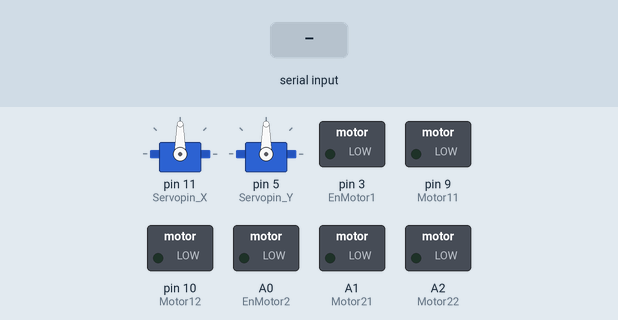
This sketch was run on a simulated Arduino Uno, built with avr-gcc and run on an emulated ATmega328P. Shown: 2 × servo, switched loads named in the sketch (green lamp = pin HIGH). Inputs (shaded band) come from the test bench.

Above: at 1.2 s.
1.3 s: "Y" received over Serial
At 1.9 s:
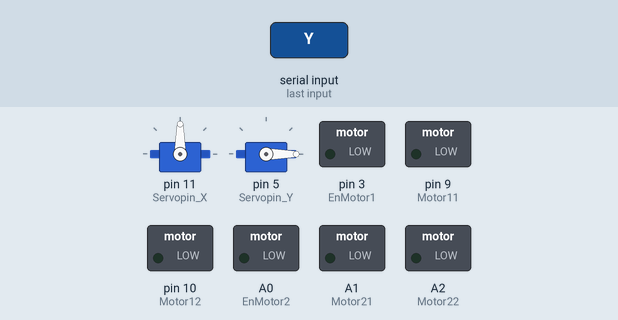
2.8 s: "-" received over Serial
At 3.4 s:
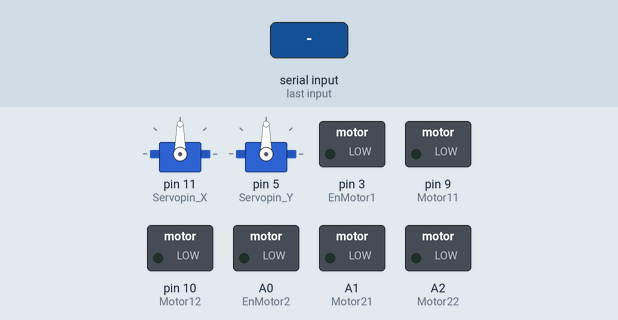
4.3 s: "W90\n" received over Serial
At 4.7 s:
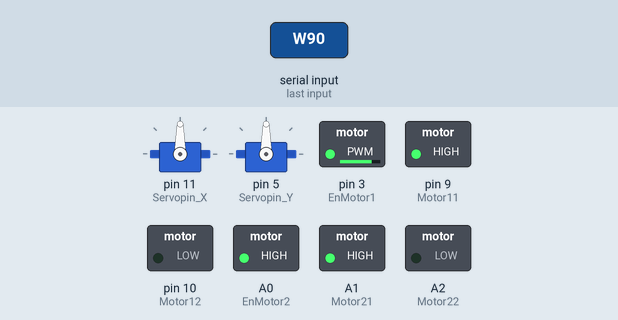
6.3 s: "S90\n" received over Serial
At 6.7 s:
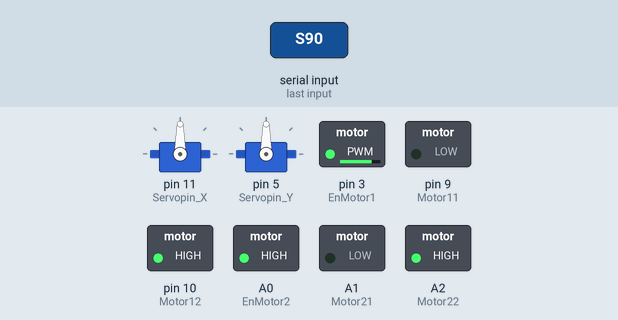
8.3 s: "A90\n" received over Serial
At 8.6 s:
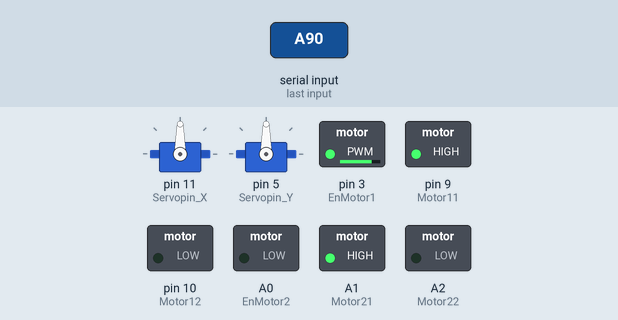
10.3 s: "D90\n" received over Serial
At 10.7 s:
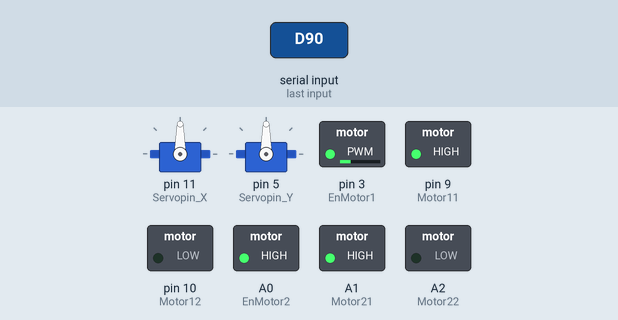
Timing chart, 0 to 13.3 s (numbered marks = the images above; inputs shaded):
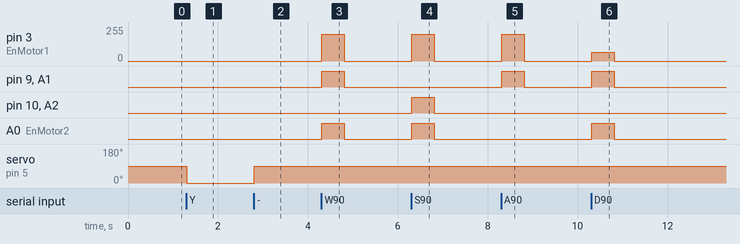

Measured:
- after the input at 1.3 s, servo on pin 5 (Servopin_Y): 90° → 0° at once
- after the input at 2.8 s, servo on pin 5 (Servopin_Y): 0° → 90° at once
- after the input at 4.3 s, pin 3 (EnMotor1): 0/255 → 200/255 at once, → 0/255 0.50 s later; pin 9 (Motor11), A0 (EnMotor2), A1 (Motor21): LOW → HIGH at once, → LOW 0.50 s later
- after the input at 6.3 s, pin 3 (EnMotor1): 0/255 → 200/255 at once, → 0/255 0.50 s later; pin 10 (Motor12), A0 (EnMotor2), A2 (Motor22): LOW → HIGH at once, → LOW 0.50 s later
- after the input at 8.3 s, pin 3 (EnMotor1): 0/255 → 200/255 at once, → 0/255 0.50 s later; pin 9 (Motor11), A1 (Motor21): LOW → HIGH at once, → LOW 0.50 s later
- after the input at 10.3 s, pin 3 (EnMotor1): 0/255 → 66/255 at once, → 0/255 0.50 s later; pin 9 (Motor11), A0 (EnMotor2), A1 (Motor21): LOW → HIGH at once, → LOW 0.50 s later

The sketch:

Test4.ino
```cpp
#include<Servo.h>
Servo myservo_X;
Servo myservo_Y;
int Servopin_X = 11, Servopin_Y = 5;
int Motor11=9,Motor12=10; /*Right Motor*/
int EnMotor1=3;
int Motor21=A1,Motor22=A2; /*Left Motor*/
int EnMotor2=A0;
int Value=200;
int angle = 0;
String Read_data = "";

void setup(){
  Serial.begin(9600);
  pinMode(Motor11,OUTPUT);
  pinMode(Motor12,OUTPUT);
  pinMode(EnMotor1,OUTPUT);
  pinMode(Motor21,OUTPUT);
  pinMode(Motor22,OUTPUT);
  pinMode(EnMotor2,OUTPUT);
  myservo_X.attach(Servopin_X);
  myservo_Y.attach(Servopin_Y);
}

void GoForward(int t1){
  analogWrite(EnMotor1, Value);
  digitalWrite(Motor11, HIGH);
  digitalWrite(Motor12, LOW);
  analogWrite(EnMotor2, Value);
  digitalWrite(Motor21, HIGH);
  digitalWrite(Motor22, LOW);
  delay(t1);
}

void GoBackward(int t2){
  analogWrite(EnMotor1, Value);
  digitalWrite(Motor11, LOW);
  digitalWrite(Motor12, HIGH);
  analogWrite(EnMotor2, Value);
  digitalWrite(Motor21, LOW);
  digitalWrite(Motor22, HIGH);
  delay(t2);
}

void TrunLeft(int t3){
  analogWrite(EnMotor1, Value);
  digitalWrite(Motor11, HIGH);
  digitalWrite(Motor12, LOW);
  analogWrite(EnMotor2, Value / 3);
  digitalWrite(Motor21, HIGH);
  digitalWrite(Motor22, LOW);
  delay(t3);
}

void TrunRight(int t3){
  analogWrite(EnMotor1, Value / 3);
  digitalWrite(Motor11, HIGH);
  digitalWrite(Motor12, LOW);
  analogWrite(EnMotor2, Value);
  digitalWrite(Motor21, HIGH);
  digitalWrite(Motor22, LOW);
  delay(t3);
}

void Stop(int t3){
  analogWrite(EnMotor1, 0);
  digitalWrite(Motor11, LOW);
  digitalWrite(Motor12, LOW);
  analogWrite(EnMotor2, 0);
  digitalWrite(Motor21, LOW);
  digitalWrite(Motor22, LOW);
  delay(t3);
}

void loop(){
  while(Serial.available()){
    Read_data += char(Serial.read());
    delay(2);
  }

  if(Read_data.length()){
    if(Read_data[0] == 'W'){
      GoForward(500);
      Stop(0);
      Read_data = "";
    }

    else if(Read_data[0] == 'S'){
      GoBackward(500);
      Stop(0);
      Read_data = "";
    }

    else if(Read_data[0] == 'A'){
      TrunLeft(500);
      Stop(0);
      Read_data = "";
    }

    else if(Read_data[0] == 'D'){
      TrunRight(500);
      Stop(0);
      Read_data = "";
    }

    if(Read_data[0] == 'X'){
        if(Read_data[1] == '-'){
          char dat[3]={};
          int i=0;
          for(i=0;i<=1;i++)
          dat[i] = Read_data[i+2];
          angle = 90 - (atof(dat)/80*150);
          Read_data = "";
        }
        else if(Read_data[1] == '+'){
          char dat[3]={};
          int i=0;
          for(i=0;i<=1;i++)
          dat[i] = Read_data[i+2];
          angle = 90 + (atof(dat)/80*150);
          Read_data = "";
        }
        myservo_X.write(angle);
        delay(20);
    }

    if(Read_data[0] == 'Y'){
        if(Read_data[1] == '-'){
          char dat[3]={};
          int i=0;
          for(i=0;i<=1;i++)
          dat[i] = Read_data[i+2];
          angle = 90 - (atof(dat)/30*60);
          Read_data = "";
        }
        else if(Read_data[1] == '+'){
          char dat[3]={};
          int i=0;
          for(i=0;i<=1;i++)
          dat[i] = Read_data[i+2];
          angle = 90 + (atof(dat)/30*65);
          Read_data = "";
        }
        myservo_Y.write(angle);
        delay(20);
    }
  }
}
```
